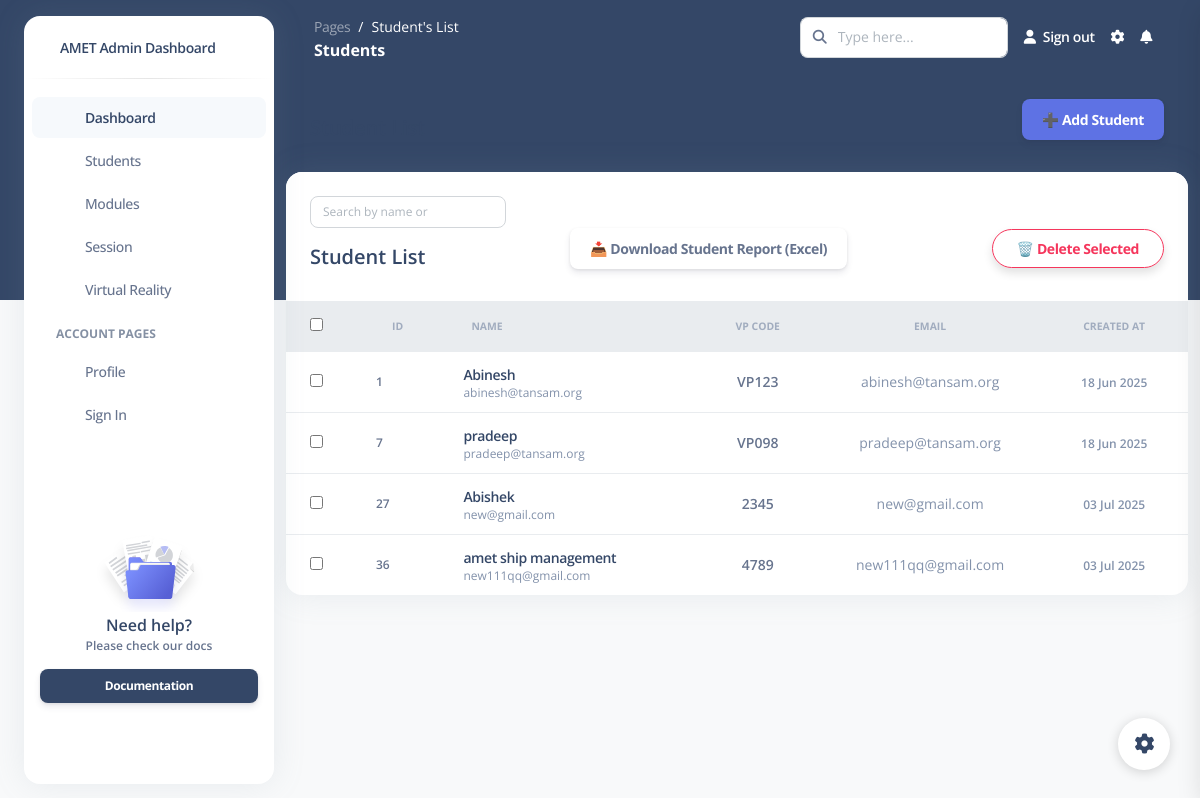
/students/, run on an earlier commit of the app's database.
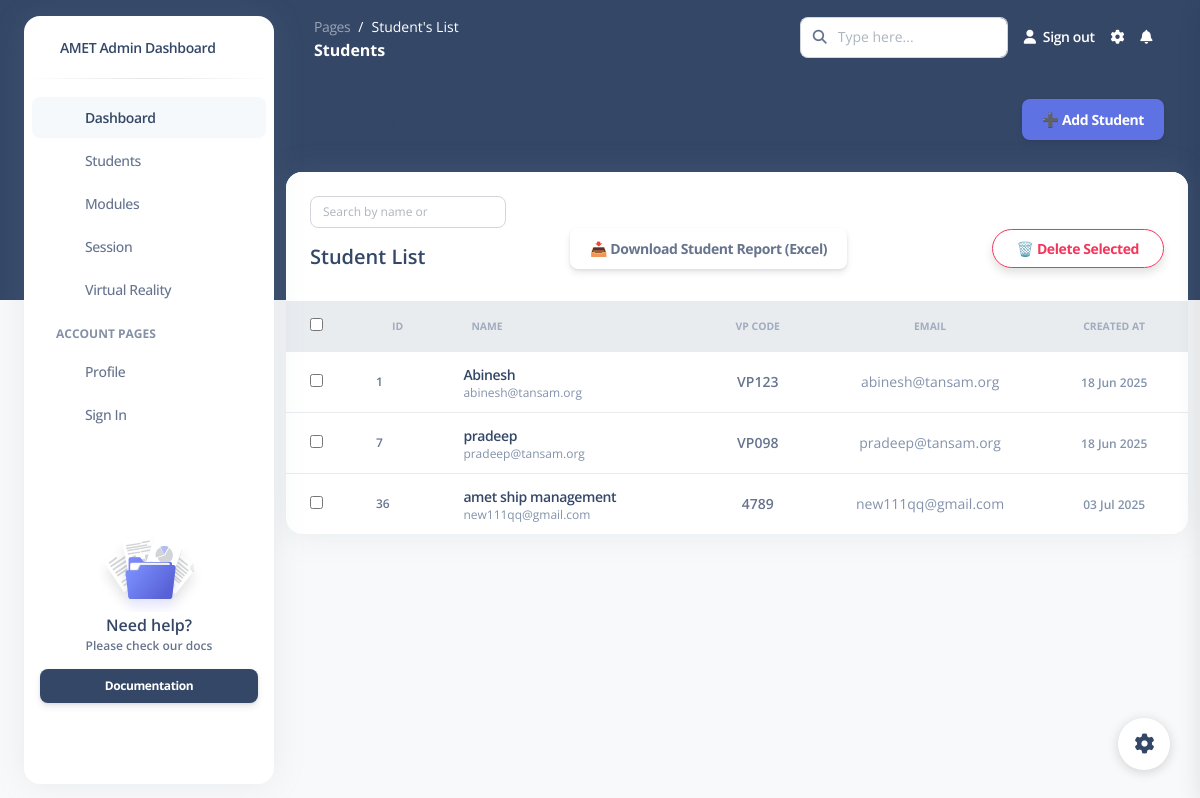
And on a later commit of the database.
### students/models.py (models this page shows, shortened)
class Student(models.Model):
    name = models.CharField(max_length=100)
    degree = models.ForeignKey(Degree, on_delete=models.SET_NULL, null=True, blank=True)
    department = models.ForeignKey(Department, on_delete=models.SET_NULL, null=True, blank=True,default=1)
    section = models.ForeignKey(Section, on_delete=models.SET_NULL, null=True, blank=True)
    email = models.EmailField(unique=True, null=True, blank=True)
    vp_code = models.CharField(max_length=20, unique=True)
    created_at = models.DateTimeField(default=timezone.now)

### students/views.py (the view)
# urls.py: path('students/', student_profile, name='student_profile'),
def student_profile(request):
    students = Student.objects.all()
    return render(request, 'student_profile.html', {'students': students})

### students/templates/student_profile.html (shortened to what the changed rows need)
{% load static %}
<!DOCTYPE html>
<html lang="en">
<head>
  <link href="https://demos.creative-tim.com/argon-dashboard-pro/assets/css/nucleo-icons.css" rel="stylesheet" />
  <link href="https://demos.creative-tim.com/argon-dashboard-pro/assets/css/nucleo-svg.css" rel="stylesheet" />
  <link id="pagestyle" href="{% static 'css/argon-dashboard.css' %}" rel="stylesheet" />
</head>
<body class="g-sidenav-show   bg-gray-100">
  <main class="main-content position-relative border-radius-lg ">
    <div class="container-fluid py-4">
<div class="row">
  <div class="col-12">
    <div class="card mb-4">
  <form method="POST" action="{% url 'bulk_delete_students'  %}">
  <div class="table-responsive p-0">
    <table class="table align-items-center mb-0">
      <thead class="bg-light">
        <tr>
          <th class="ps-4"><input type="checkbox" id="select-all" /></th>
          <th class="text-uppercase text-secondary text-xxs font-weight-bolder opacity-7">ID</th>
          <th class="text-uppercase text-secondary text-xxs font-weight-bolder opacity-7">Name</th>
          <th class="text-uppercase text-secondary text-xxs font-weight-bolder opacity-7 text-center">VP Code</th>
          <th class="text-uppercase text-secondary text-xxs font-weight-bolder opacity-7 text-center">Email</th>
          <th class="text-uppercase text-secondary text-xxs font-weight-bolder opacity-7 text-center">Created At</th>
        </tr>
      </thead>
      <tbody>
        {% for student in students %}
        <tr>
          <td class="ps-4">
            <input type="checkbox" name="selected_ids" value="{{ student.id }}">
          </td>
          <td><p class="text-xs font-weight-bold mb-0">{{ student.id }}</p></td>
          <td>
            <div class="d-flex px-2 py-1 align-items-center">
              <div class="d-flex flex-column justify-content-center">
                <h6 class="mb-0 text-sm">
                  <a href="{% url 'edit_student' student.id %}">{{ student.name }}</a>
                </h6>
                <p class="text-xs text-secondary mb-0">{{ student.email }}</p>
              </div>
            </div>
          </td>
          <td class="text-center"><p class="text-sm font-weight-bold mb-0">{{ student.vp_code }}</p></td>
          <td class="text-center"><p class="text-sm text-secondary mb-0">{{ student.email }}</p></td>
          <td class="text-center">
            <span class="text-xs text-secondary font-weight-bold">{{ student.created_at|date:"d M Y" }}</span>
          </td>
        {% empty %}
        <tr>
          <td colspan="7" class="text-center py-4"><p class="text-muted mb-0">No students found.</p></td>
        </tr>
        {% endfor %}
      </tbody>
    </table>
  </div>
</form>
    </div>
  </div>
</div>
    </div>
  </main>
</body>
</html>

What changed in the data, as far as the page shows it:
removed Student: id "27", name "Abishek", email "new@gmail.com", vp_code "2345", created_at "03 Jul 2025"
